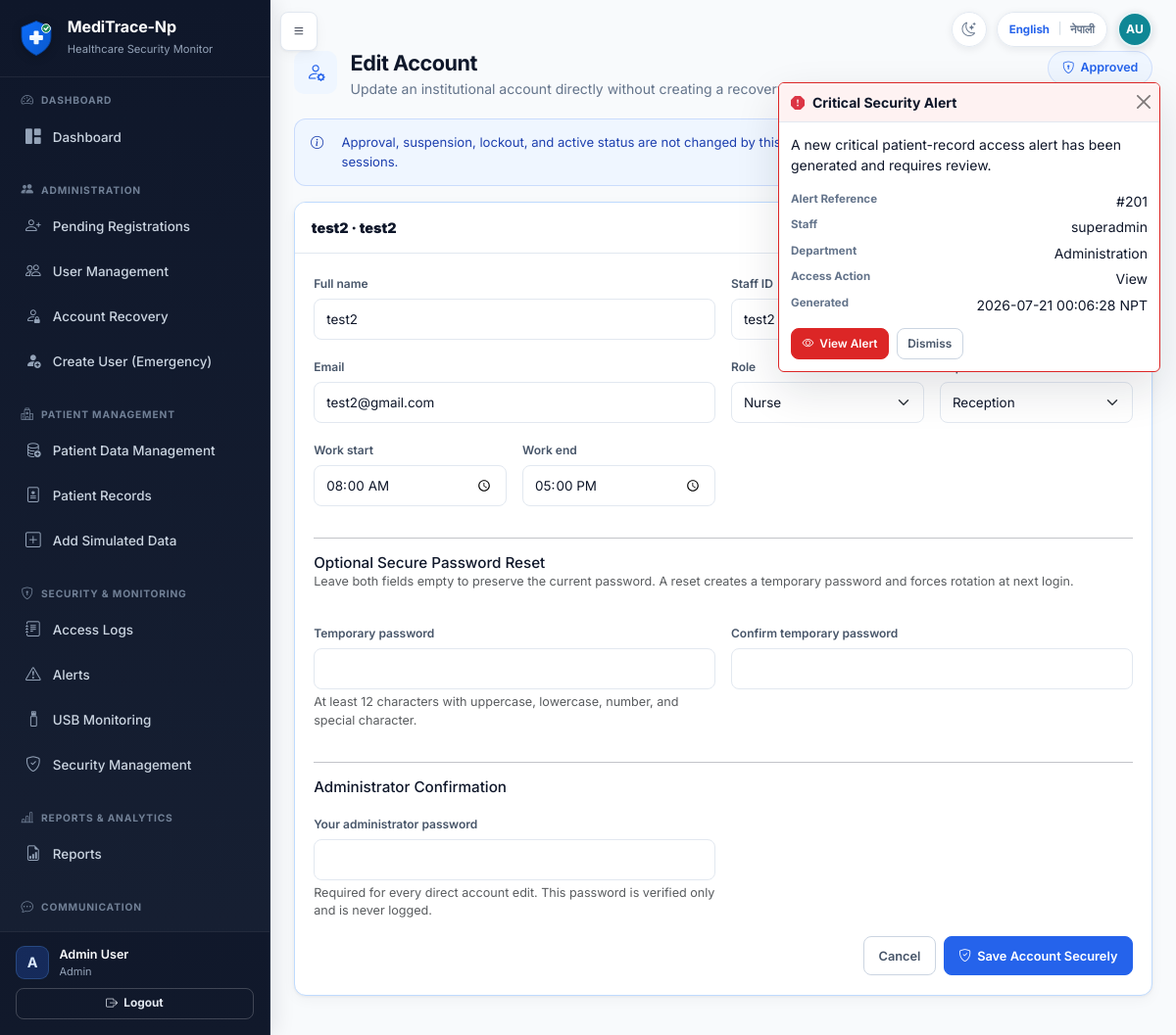
/admin/users/47/edit (signed in), run on the app's committed database.
### tables this page shows
CREATE TABLE users (
            id INTEGER PRIMARY KEY AUTOINCREMENT,
            full_name TEXT NOT NULL,
            staff_id TEXT NOT NULL UNIQUE,
            email TEXT NOT NULL UNIQUE,
            username TEXT NOT NULL UNIQUE,
            password_hash TEXT NOT NULL,
            role TEXT NOT NULL,
            department TEXT NOT NULL,
            work_start TEXT NOT NULL,
            work_end TEXT NOT NULL,
            approval_status TEXT NOT NULL DEFAULT 'pending',
            is_active INTEGER NOT NULL DEFAULT 1,
            approved_by INTEGER,
            approved_at TEXT,
            rejection_reason TEXT,
            created_at TEXT NOT NULL,
            last_login TEXT, is_deleted INTEGER NOT NULL DEFAULT 0, failed_attempts INTEGER NOT NULL DEFAULT 0, locked_until TEXT, last_failed_login TEXT, must_change_password INTEGER NOT NULL DEFAULT 0, credential_version INTEGER NOT NULL DEFAULT 0, credentials_changed_at TEXT, credentials_changed_by INTEGER, preferred_language TEXT NOT NULL DEFAULT 'en',
            FOREIGN KEY (approved_by) REFERENCES users(id)
        );

CREATE TABLE messages (
            id INTEGER PRIMARY KEY AUTOINCREMENT,
            sender_id INTEGER NOT NULL,
            receiver_id INTEGER NOT NULL,
            title TEXT NOT NULL,
            body TEXT NOT NULL,
            is_read INTEGER NOT NULL DEFAULT 0,
            is_urgent INTEGER NOT NULL DEFAULT 0,
            created_at TEXT NOT NULL,
            read_at TEXT, notification_type TEXT, related_alert_id INTEGER,
            FOREIGN KEY (sender_id) REFERENCES users(id),
            FOREIGN KEY (receiver_id) REFERENCES users(id)
        );

CREATE TABLE alerts (
            id INTEGER PRIMARY KEY AUTOINCREMENT,
            event_id INTEGER NOT NULL,
            user_id INTEGER NOT NULL,
            username TEXT NOT NULL,
            role TEXT NOT NULL,
            department TEXT NOT NULL,
            record_id INTEGER,
            severity TEXT NOT NULL,
            reason TEXT NOT NULL,
            triggered_rules TEXT,
            ml_score INTEGER DEFAULT 0,
            status TEXT NOT NULL DEFAULT 'open',
            created_at TEXT NOT NULL,
            resolved_by INTEGER,
            resolved_at TEXT,
            notes TEXT, rule_score INTEGER, anomaly_score INTEGER, hybrid_score INTEGER, baseline_source TEXT, anomaly_method TEXT, model_version TEXT, model_confidence TEXT, minimum_risk_override TEXT, human_review_required INTEGER NOT NULL DEFAULT 1, explanation_json TEXT,
            FOREIGN KEY (event_id) REFERENCES access_events(id),
            FOREIGN KEY (user_id) REFERENCES users(id),
            FOREIGN KEY (resolved_by) REFERENCES users(id)
        );

CREATE TABLE access_events (
            id INTEGER PRIMARY KEY AUTOINCREMENT,
            user_id INTEGER NOT NULL,
            username TEXT NOT NULL,
            staff_id TEXT NOT NULL,
            role TEXT NOT NULL,
            department TEXT NOT NULL,
            record_id INTEGER,
            record_category TEXT,
            sensitivity_level TEXT,
            action_type TEXT NOT NULL,
            timestamp TEXT NOT NULL,
            ip_address TEXT,
            computer_name TEXT,
            is_after_hours INTEGER NOT NULL DEFAULT 0,
            is_sensitive INTEGER NOT NULL DEFAULT 0,
            department_match INTEGER NOT NULL DEFAULT 0,
            rule_result TEXT,
            ml_score INTEGER DEFAULT 0,
            final_risk_level TEXT NOT NULL DEFAULT 'Normal',
            alert_created INTEGER NOT NULL DEFAULT 0, rule_score INTEGER, anomaly_score INTEGER, hybrid_score INTEGER, baseline_source TEXT, anomaly_method TEXT, model_version TEXT, model_raw_score REAL, model_confidence TEXT, minimum_risk_override TEXT, human_review_required INTEGER NOT NULL DEFAULT 0, explanation_json TEXT, browser_info TEXT,
            FOREIGN KEY (user_id) REFERENCES users(id),
            FOREIGN KEY (record_id) REFERENCES patient_records(id)
        );

### app.py (the view, shortened to what this page needs)
@app.route('/admin/users/<int:user_id>/edit', methods=['GET', 'POST'])
@login_required
@admin_panel_required
def edit_user_account(user_id):
    target = get_user_by_id(user_id)
    if not target:
        abort(404)
    if not can_manage_user(current_user, target):
        abort(403)
    return render_template(
        'edit_account.html', user=target,
        roles=['Admin'] if target['role'] == 'Admin' else Config.STAFF_REGISTER_ROLES,
        departments=Config.DEPARTMENTS,
        password_min_length=Config.TEMPORARY_PASSWORD_MIN_LENGTH,
    )

### templates/edit_account.html (shortened to what this page needs)
{% extends "base.html" %}
{% from "macros.html" import page_header %}
{% block extra_head %}<link href="{{ url_for('static', filename='css/account-recovery.css') }}" rel="stylesheet">{% endblock %}
{% block content %}
<div class="app-page account-edit-page">
  {{ page_header('Edit Account', 'Update an institutional account directly without creating a recovery request', 'bi-person-gear', tr_display(user.approval_status), 'bi-shield-lock') }}
  <div class="alert alert-info"><i class="bi bi-info-circle me-2"></i>Approval, suspension, lockout, and active status are not changed by this form. Username or password changes invalidate existing sessions.</div>
  <form method="POST" class="card recovery-action-card" novalidate>
    <div class="card-header"><strong>{{ user.full_name }} · {{ user.staff_id }}</strong></div>
    <div class="card-body row g-3">
      <div class="col-md-6"><label class="form-label" for="editFullName">Full name</label><input class="form-control" id="editFullName" name="full_name" value="{{ user.full_name }}" maxlength="100" required></div>
      <div class="col-md-3"><label class="form-label" for="editStaffId">Staff ID</label><input class="form-control" id="editStaffId" name="staff_id" value="{{ user.staff_id }}" maxlength="20" required></div>
      <div class="col-md-3"><label class="form-label" for="editUsername">Username</label><input class="form-control" id="editUsername" name="username" value="{{ user.username }}" maxlength="50" required></div>
      <div class="col-md-6"><label class="form-label" for="editEmail">Email</label><input class="form-control" type="email" id="editEmail" name="email" value="{{ user.email }}" maxlength="254" required></div>
      <div class="col-md-3"><label class="form-label" for="editRole">Role</label><select class="form-select" id="editRole" name="role" required>{% for role in roles %}<option value="{{ role }}" {% if user.role == role %}selected{% endif %}>{{ tr_display(role) }}</option>{% endfor %}</select></div>
      <div class="col-md-3"><label class="form-label" for="editDepartment">Department</label><select class="form-select" id="editDepartment" name="department" required>{% for department in departments %}<option value="{{ department }}" {% if user.department == department %}selected{% endif %}>{{ tr_display(department) }}</option>{% endfor %}</select></div>
      <div class="col-md-3"><label class="form-label" for="editWorkStart">Work start</label><input class="form-control" type="time" id="editWorkStart" name="work_start" value="{{ user.work_start }}" required></div>
      <div class="col-md-3"><label class="form-label" for="editWorkEnd">Work end</label><input class="form-control" type="time" id="editWorkEnd" name="work_end" value="{{ user.work_end }}" required></div>
      <div class="col-12"><hr><h3 class="recovery-form-section-title">Optional Secure Password Reset</h3><p class="text-muted small">Leave both fields empty to preserve the current password. A reset creates a temporary password and forces rotation at next login.</p></div>
      <div class="col-md-6"><label class="form-label" for="editTemporaryPassword">Temporary password</label><input class="form-control" type="password" id="editTemporaryPassword" name="temporary_password" maxlength="128" autocomplete="new-password"><div class="form-text">At least {{ password_min_length }} characters with uppercase, lowercase, number, and special character.</div></div>
      <div class="col-md-6"><label class="form-label" for="editConfirmTemporaryPassword">Confirm temporary password</label><input class="form-control" type="password" id="editConfirmTemporaryPassword" name="confirm_temporary_password" maxlength="128" autocomplete="new-password"></div>
      <div class="col-12"><hr><h3 class="recovery-form-section-title">Administrator Confirmation</h3></div>
      <div class="col-md-6"><label class="form-label" for="editAdminPassword">Your administrator password</label><input class="form-control" type="password" id="editAdminPassword" name="admin_password" maxlength="128" autocomplete="current-password" required><div class="form-text">Required for every direct account edit. This password is verified only and is never logged.</div></div>
      <div class="col-12 d-flex gap-2 justify-content-end"><a href="{{ url_for('user_management') }}" class="btn btn-outline-secondary">Cancel</a><button class="btn btn-primary"><i class="bi bi-shield-check"></i>Save Account Securely</button></div>
    </div>
  </form>
</div>
{% endblock %}

### templates/base.html (shortened to what this page needs)
<!DOCTYPE html>
<html lang="{{ current_locale|default('en') }}" data-theme="light">
<head>
    <link href="https://cdn.jsdelivr.net/npm/bootstrap@5.3.2/dist/css/bootstrap.min.css" rel="stylesheet">
    <link href="https://cdn.jsdelivr.net/npm/bootstrap-icons@1.11.1/font/bootstrap-icons.css" rel="stylesheet">
    <link href="{{ url_for('static', filename='css/style.css') }}" rel="stylesheet">
    <link href="{{ url_for('static', filename='css/explainability.css') }}" rel="stylesheet">
    {% block extra_head %}{% endblock %}
    <link href="{{ url_for('static', filename='css/theme.css') }}" rel="stylesheet">
</head>
<body class="{% if current_user.is_authenticated %}has-sidebar{% endif %}">
    {% set language_return_path = request.full_path if request.query_string else request.path %}
    {% macro language_switch(extra_class='') %}
    <form method="POST" action="{{ url_for('change_language') }}" class="language-switch {{ extra_class }}" aria-label="{{ _('Switch language') }}">
        <button type="submit" name="language" value="en" class="language-option{% if current_locale == 'en' %} active{% endif %}" lang="en" aria-pressed="{{ 'true' if current_locale == 'en' else 'false' }}">English</button>
        <span class="language-divider" aria-hidden="true">|</span>
        <button type="submit" name="language" value="ne" class="language-option{% if current_locale == 'ne' %} active{% endif %}" lang="ne" aria-pressed="{{ 'true' if current_locale == 'ne' else 'false' }}">नेपाली</button>
    </form>
    {% endmacro %}
    {% macro theme_toggle(extra_class='') %}
    <button
        type="button"
        class="theme-toggle {{ extra_class }}"
        aria-label="{{ _('Switch to Dark Mode') }}"
        aria-pressed="false"
        title="{{ _('Switch to Dark Mode') }}"
        data-label-dark="{{ _('Switch to Dark Mode') }}"
        data-label-light="{{ _('Switch to Light Mode') }}"
    ><i class="bi bi-moon-stars" aria-hidden="true"></i></button>
    {% endmacro %}
    {% if current_user.is_authenticated %}
    {% from "macros.html" import user_initials %}
    {% set avatar_name = current_user.full_name|default('', true)|trim %}
    {% if not avatar_name %}{% set avatar_name = current_user.display_name|default('', true)|trim %}{% endif %}
    {% if not avatar_name %}{% set avatar_name = current_user.username|default('User', true)|trim %}{% endif %}
    <button type="button" class="btn btn-dark sidebar-toggle-btn" id="sidebarToggle" aria-label="{{ _('Toggle navigation') }}">
        <i class="bi bi-list"></i>
    </button>
    <div class="authenticated-header-actions" aria-label="{{ _('Current user') }}">
        {{ theme_toggle() }}
        {{ language_switch() }}
        <span
            class="header-user-avatar"
            role="img"
            aria-label="{{ _('Signed in as {name}', name=avatar_name) }}"
            title="{{ avatar_name }}"
        >{{ user_initials(current_user) }}</span>
    </div>
    <aside class="sidebar" id="sidebar">
        <div class="sidebar-brand">
            <img src="{{ url_for('static', filename='images/meditrace-logo.svg') }}" alt="{{ APP_NAME|default('MediTrace-Np') }}" class="brand-logo">
            <div>
                <h5 class="text-white mb-0 brand-title">{{ APP_NAME|default('MediTrace-Np') }}</h5>
                <small class="text-muted">Healthcare Security Monitor</small>
            </div>
        </div>
        <div class="sidebar-nav-scroll">
            {% import "sidebar_macros.html" as sidebar with context %}
            {% if current_user.is_admin_panel %}
                {{ sidebar.admin_sidebar() }}
            {% else %}
                {{ sidebar.staff_sidebar() }}
            {% endif %}
        </div>
        <div class="sidebar-footer">
            <div class="sidebar-user-summary">
                <span class="sidebar-user-avatar" aria-hidden="true">{{ current_user.full_name[:1]|upper }}</span>
                <div class="sidebar-user-copy">
                    <div class="small text-muted sidebar-user-name">{{ current_user.full_name }}</div>
                    <div class="small text-muted sidebar-user-role">{{ tr_display(current_user.role) }}</div>
                </div>
            </div>
            <a href="{{ url_for('logout') }}" class="btn btn-outline-light btn-sm mt-2 w-100 fw-bold">
                <i class="bi bi-box-arrow-right"></i> Logout
            </a>
        </div>
    </aside>
    <main class="main-content" id="mainContent">
    {% else %}
    <div class="public-header-actions">
        {{ theme_toggle('public-theme-toggle') }}
        {{ language_switch('public-language-switch') }}
    </div>
    <main class="auth-main container py-4">
    {% endif %}
            {% block content %}{% endblock %}
    {% if current_user.is_authenticated %}
    </main>
    {% else %}
    </main>
    {% endif %}
    {% if current_user.is_authenticated and current_user.is_admin_panel and critical_notifications %}
    {% set critical_notification = critical_notifications[0] %}
    <div class="toast-container position-fixed top-0 end-0 p-3 critical-alert-toast-container" aria-live="assertive" aria-atomic="true">
      <div
        class="toast critical-alert-toast"
        id="criticalAlertToast"
        role="alert"
        data-bs-autohide="false"
        data-seen-url="{{ url_for('acknowledge_critical_notification', notification_id=critical_notification.notification_id) }}"
        data-csrf-token="{{ csrf_token() }}"
        aria-labelledby="criticalAlertToastTitle"
        aria-describedby="criticalAlertToastDescription"
      >
        <div class="toast-header critical-alert-toast-header">
          <i class="bi bi-exclamation-octagon-fill text-danger me-2" aria-hidden="true"></i>
          <strong class="me-auto" id="criticalAlertToastTitle">Critical Security Alert</strong>
          <form method="POST" action="{{ url_for('acknowledge_critical_notification', notification_id=critical_notification.notification_id) }}">
            <button type="submit" class="btn-close" aria-label="{{ _('Dismiss') }}"></button>
          </form>
        </div>
        <div class="toast-body" id="criticalAlertToastDescription">
          <p>A new critical patient-record access alert has been generated and requires review.</p>
          <dl class="critical-alert-toast-details">
            <div><dt>Alert Reference</dt><dd>#{{ critical_notification.alert_id }}</dd></div>
            <div><dt>Staff</dt><dd data-no-translate>{{ critical_notification.username }}</dd></div>
            <div><dt>Department</dt><dd>{{ tr_display(critical_notification.department) }}</dd></div>
            {% if critical_notification.action_type %}<div><dt>Access Action</dt><dd>{{ tr_display(critical_notification.action_type) }}</dd></div>{% endif %}
            <div><dt>Generated</dt><dd>{{ critical_notification.created_at|nepal_datetime }}</dd></div>
          </dl>
          <div class="critical-alert-toast-actions">
            <form method="POST" action="{{ url_for('acknowledge_critical_notification', notification_id=critical_notification.notification_id) }}">
              <button type="submit" class="btn btn-danger btn-sm"><i class="bi bi-eye" aria-hidden="true"></i> View Alert</button>
            </form>
            <form method="POST" action="{{ url_for('acknowledge_critical_notification', notification_id=critical_notification.notification_id) }}">
              <button type="submit" class="btn btn-outline-secondary btn-sm">Dismiss</button>
            </form>
          </div>
        </div>
      </div>
    </div>
    {% endif %}
</body>
</html>

### data on the page
users: full_name "A", full_name "Admin User", role "Admin"
users: full_name "test2", staff_id "test2", email "test2@gmail.com", role "Nurse", department "Reception", work_start "08:00", work_end "17:00"
messages: alert_id "201"
alerts: username "superadmin", department "Administration", created_at|nepal_datetime "2026-07-21 00:06:28 NPT"
access_events: action_type "View"

### other printed values
{{ (name_parts[0][0] ~ name_parts[-1][0])|upper }} "AU"
{{ APP_NAME|default('MediTrace-Np') }} "MediTrace-Np"
{{ password_min_length }} "12"
